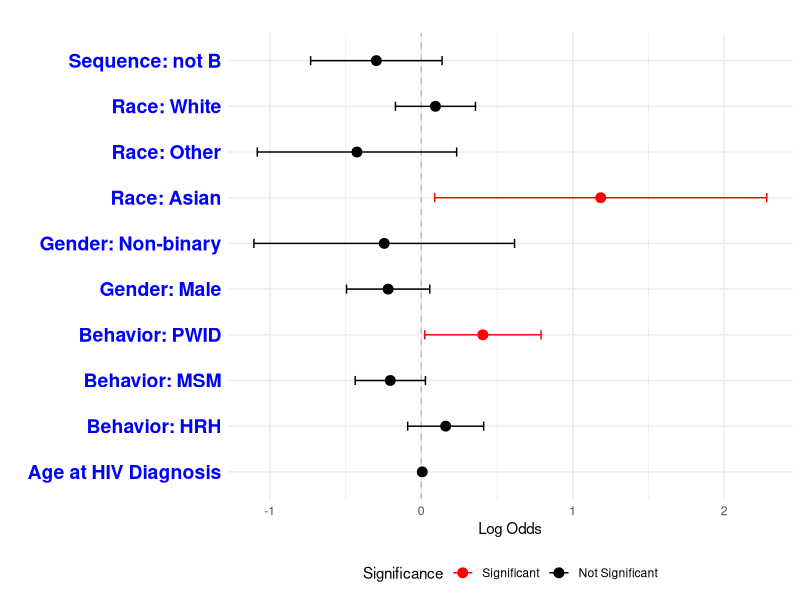

Reproduce this figure in R.
rm(list=ls())

library(ggplot2)


# Sample data 
df <- data.frame(
  category = c("Gender: Male", "Gender: Non-binary", "Race: Asian", "Race: Other", "Race: White", "Sequence: not B", "Behavior: MSM", "Behavior: HRH", 
               "Behavior: PWID", "Age at HIV Diagnosis"),
  log_odds = c(-0.2188, -0.2446, 1.18474, -0.42470, 0.09366, -0.29668, -0.20453, 0.16108, 0.40669, 0.006576),
  std_error = c(0.1401, 0.4390, 0.55928, 0.33584, 0.13478, 0.22138, 0.11835, 0.12797, 0.19599, 0.004724)
)

# Calculate confidence intervals
df$lower_ci <- df$log_odds - 1.96 * df$std_error
df$upper_ci <- df$log_odds + 1.96 * df$std_error

# Determine if CI crosses 0 (non-significant) or not (significant)
df$significant <- ifelse(df$lower_ci * df$upper_ci <= 0, "No", "Yes")


# ... [Same data preparation code with the 'significant' column addition]

# ggplot(df, aes(x=log_odds, y=category)) + 
#   geom_vline(aes(xintercept=0), linetype="dashed", color="grey") +
#   
#   # Point for log odds colored by significance
#   geom_point(aes(color=significant), size=3) +  
#   
#   # Error bars colored by significance
#   geom_errorbarh(aes(xmin=lower_ci, xmax=upper_ci, color=significant), 
#                  height=0.2) +
#   scale_color_manual(values=c("No"="black", "Yes"="red"), 
#                      name="Significance",
#                      breaks=c("Yes", "No"),
#                      labels=c("Significant", "Not Significant")) +
#   
#   labs(title="", x="Log Odds", y="Category") +
#   theme_minimal() +
#   theme(legend.position="bottom")


ggplot(df, aes(x=log_odds, y=category)) + 
  geom_vline(aes(xintercept=0), linetype="dashed", color="grey") +
  
  # Point for log odds colored by significance
  geom_point(aes(color=significant), size=3) +  
  
  # Error bars colored by significance
  geom_errorbarh(aes(xmin=lower_ci, xmax=upper_ci, color=significant), 
                 height=0.2) +
  scale_color_manual(values=c("No"="black", "Yes"="red"), 
                     name="Significance",
                     breaks=c("Yes", "No"),
                     labels=c("Significant", "Not Significant")) +
  
  labs(title="", x="Log Odds", y="") +
  theme_minimal() +
  theme(legend.position="bottom",
        axis.text.y=element_text(size=14, face="bold", color="blue")) # modified theme settings

